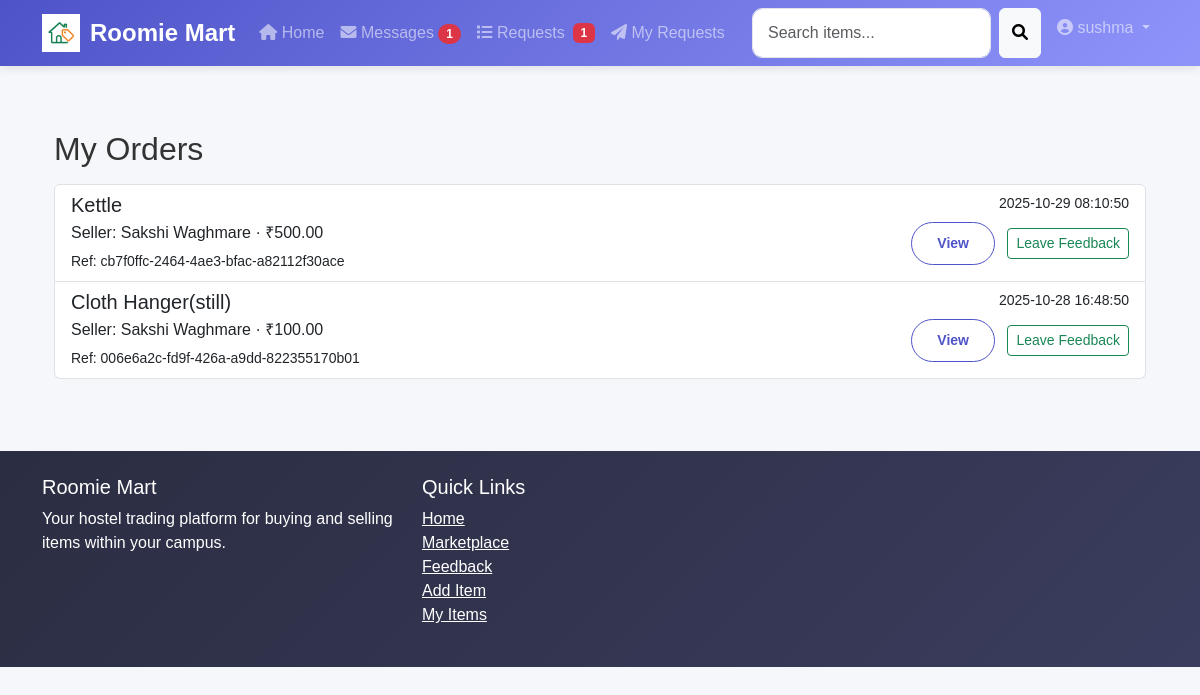
/orders/my_orders (signed in), run on the app's committed database.
### tables this page shows
CREATE TABLE orders (
        id INTEGER PRIMARY KEY AUTOINCREMENT,
        buyer_id INTEGER NOT NULL,
        seller_id INTEGER NOT NULL,
        item_id INTEGER NOT NULL,
        item_title TEXT,
        price REAL,
        quantity INTEGER DEFAULT 1,
        total REAL,
        transaction_ref TEXT,
        status TEXT DEFAULT 'completed',
        created_at TIMESTAMP DEFAULT CURRENT_TIMESTAMP,
        FOREIGN KEY (buyer_id) REFERENCES users (id),
        FOREIGN KEY (seller_id) REFERENCES users (id),
        FOREIGN KEY (item_id) REFERENCES items (id)
    );

CREATE TABLE users (
        id INTEGER PRIMARY KEY AUTOINCREMENT,
        name TEXT NOT NULL,
        email TEXT UNIQUE NOT NULL,
        password TEXT NOT NULL,
        phone TEXT,
        hostel TEXT,
        block TEXT,
        room TEXT,
        created_at TIMESTAMP DEFAULT CURRENT_TIMESTAMP
    );

### controllers/orders_controller.py (the view)
@orders_bp.route('/orders/my_orders')
@login_required
def my_orders():
    buyer_id = session.get('user_id')
    rows = Order.get_orders_for_buyer(buyer_id)
    return render_template('my_orders.html', orders=rows)

### app.py (called while the page is built)
@app.context_processor
def inject_pending_request_count():
    user_id = session.get('user_id')
    pending_requests_count = 0
    if user_id:
        try:
            pending_requests_count = RequestModel.count_pending_requests_for_owner(user_id)
        except Exception:
            pending_requests_count = 0
    return dict(pending_requests_count=pending_requests_count)

@app.context_processor
def inject_current_user():
    if 'user_id' in session:
        user = SimpleNamespace(
            is_authenticated=True,
            id=session.get('user_id'),
            name=session.get('user_name'),
            email=session.get('user_email'),
            hostel=session.get('hostel'),
            block=session.get('block')
        )
    else:
        user = SimpleNamespace(is_authenticated=False)
    return {'current_user': user}

### database/db_connection.py (called while the page is built)
def get_db_connection():
    conn = None
    try:
        conn = sqlite3.connect(DATABASE_PATH)
        conn.row_factory = sqlite3.Row
        return conn
    except Error as e:
        print(e)
    return conn

### models/order_model.py (called while the page is built)
    @staticmethod
    def get_orders_for_buyer(buyer_id):
        conn = get_db_connection()
        cur = conn.cursor()
        cur.execute('''
            SELECT o.*, u.name as seller_name, u.email as seller_email
            FROM orders o
            JOIN users u ON o.seller_id = u.id
            WHERE o.buyer_id = ?
            ORDER BY o.created_at DESC
        ''', (buyer_id,))
        rows = cur.fetchall()
        conn.close()
        return rows

### models/request_model.py (called while the page is built)
    @staticmethod
    def count_pending_requests_for_owner(owner_id):
        conn = get_db_connection()
        cur = conn.cursor()
        cur.execute('''
            SELECT COUNT(*) FROM requests
            WHERE owner_id = ? AND status = 'pending'
        ''', (owner_id,))
        count = cur.fetchone()[0]
        conn.close()
        return count

### utils/authentication.py (called while the page is built)
def login_required(f):
    @wraps(f)
    def decorated_function(*args, **kwargs):
        if 'user_id' not in session:
            flash('Please login to access this page', 'error')
            return redirect(url_for('auth_bp.login'))
        return f(*args, **kwargs)
    return decorated_function

### templates/my_orders.html (shortened to what this page needs)
{% extends 'base.html' %}
{% block content %}
<div class="container mt-4">
    <h2>My Orders</h2>
    {% if orders %}
    <div class="list-group mt-3">
        {% for o in orders %}
        <div class="list-group-item">
            <div class="d-flex w-100 justify-content-between align-items-start">
                <div>
                    <h5 class="mb-1">{{ o.item_title }}</h5>
                    <p class="mb-1">Seller: {{ o.seller_name }} &middot; ₹{{ '%.2f'|format(o.total) }}</p>
                    <small>Ref: {{ o.transaction_ref }}</small>
                </div>
                <div class="text-end">
                    <small class="d-block mb-2">{{ o.created_at }}</small>
                    <a href="{{ url_for('orders_bp.view_order', order_id=o.id) }}" class="btn btn-sm btn-outline-primary">View</a>
                    <a href="{{ url_for('feedback_bp.feedback_for_order', order_id=o.id) }}" class="btn btn-sm btn-outline-success ms-2">Leave Feedback</a>
                </div>
            </div>
        </div>
        {% endfor %}
    </div>
    {% else %}
    <div class="alert alert-info mt-3">You have not placed any orders yet.</div>
    {% endif %}
</div>
{% endblock %}

### static/css/style.css (style rules this page uses)
:root { --primary-color: #4e54c8; --secondary-color: #8f94fb; --accent-color: #ff6b6b; --light-color: #f8f9fa; --dark-color: #343a40; --success-color: #28a745; --info-color: #17a2b8; --warning-color: #ffc107; --danger-color: #dc3545; }
body { font-family: 'Poppins', sans-serif; background-color: #f5f7fa; color: #333; }
.btn-outline-primary { color: var(--primary-color); border-color: var(--primary-color); border-radius: 30px; padding: 10px 25px; font-weight: 600; transition: all 0.3s ease; }

### data on the page
orders: item_title "Kettle", seller_name "Sakshi Waghmare", total "500.00", transaction_ref "cb7f0ffc-2464-4ae3-bfac-a82112f30ace", created_at "2025-10-29 08:10:50"
orders: item_title "Cloth Hanger(still)", seller_name "Sakshi Waghmare", total "100.00", transaction_ref "006e6a2c-fd9f-426a-a9dd-822355170b01", created_at "2025-10-28 16:48:50"

### other printed values
{{ pending_requests_count }} "1"
{{ session.get('user_name', 'User') }} "sushma"
